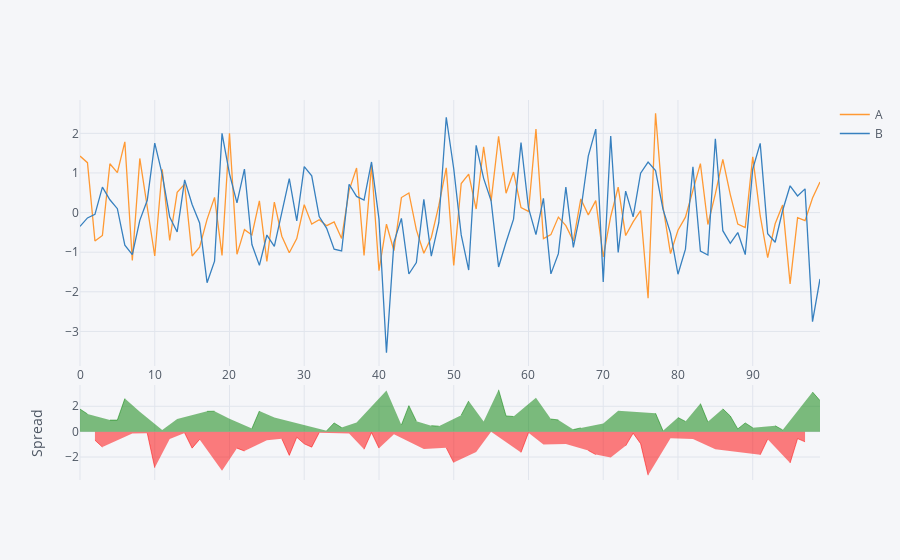

The notebook cell saved with this chart:
### Markdown cell above
## Spread type

### Code cell
df[['A','B']].iplot(kind='spread')
